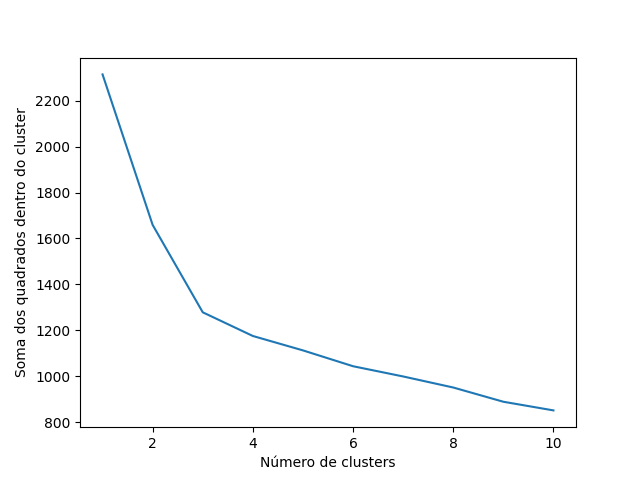

Reproduce this figure in Python.
from sklearn.cluster import KMeans
from sklearn.preprocessing import StandardScaler
import pandas as pd
import os

#alterando o diretorio
os.chdir("C:\\Users\\CAP. PERNA\\OneDrive\\Documentos\\UFPE\\SI\\Projeto-Clustering")

# carregando os dados
data = pd.read_csv("wine.data", header=None)

# normalizando os dados
scaler = StandardScaler()
data_norm = scaler.fit_transform(data)

# executando o K-means para diferentes valores de k
sse = []
for k in range(1, 11):
    kmeans = KMeans(n_clusters=k, random_state=0)
    kmeans.fit(data_norm)
    sse.append(kmeans.inertia_)

# plotando o gráfico SSC x k
import matplotlib.pyplot as plt

plt.plot(range(1, 11), sse)
plt.xlabel('Número de clusters')
plt.ylabel('Soma dos quadrados dentro do cluster')
plt.show()

# executando o K-means para o valor escolhido de k
kmeans = KMeans(n_clusters=3, random_state=0)
clusters = kmeans.fit_predict(data_norm)

# imprimindo os rótulos dos clusters
print(clusters)
